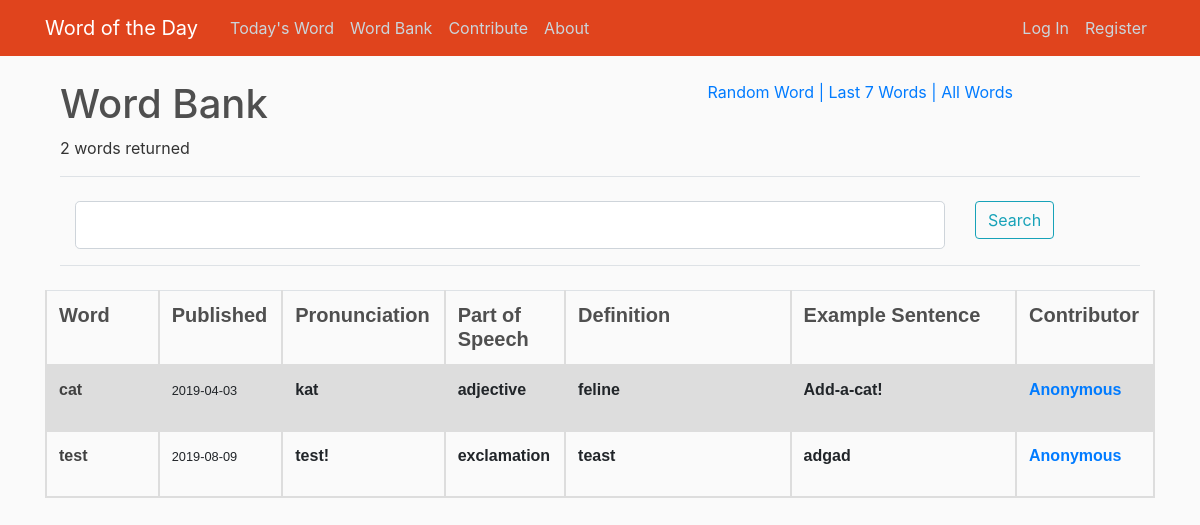
Before: /word_bank/user/0 with the older database file.
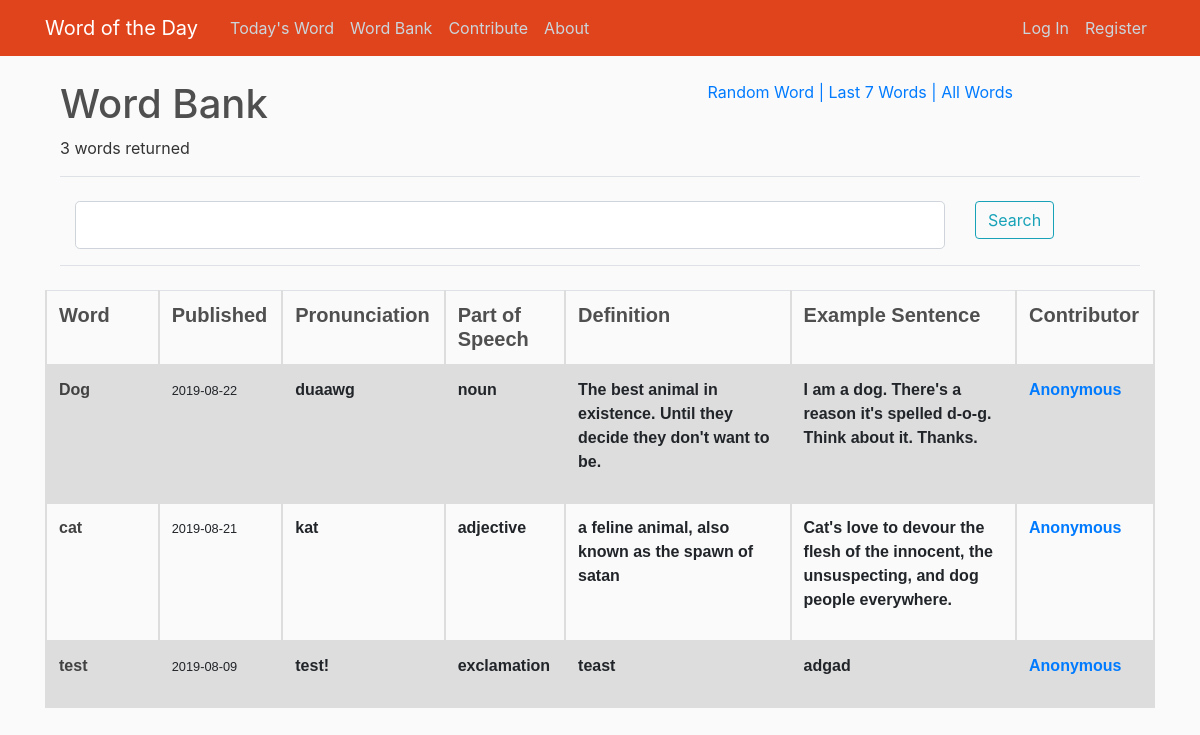
After: the same page with the newer database file.
### wotd/models.py (models this page shows, shortened)
class Word(db.Model):
    id = db.Column(db.Integer, primary_key=True)
    word = db.Column(db.String(100), nullable=False)
    partOfSpeech_id = db.Column(db.Integer, db.ForeignKey('part_of_speech.id'), nullable=False)
    definition = db.Column(db.Text, nullable=False)
    exampleSentence = db.Column(db.Text, nullable=False)
    ipa = db.Column(db.Text, nullable=True)
    date_added = db.Column(db.DateTime, nullable=False, default=datetime.utcnow)
    date_published = db.Column(db.Date, nullable=True)
    user_id = db.Column(db.Integer, db.ForeignKey('user.id'), nullable=True)

class PartOfSpeech(db.Model):
    id = db.Column(db.Integer, primary_key=True)
    partOfSpeech = db.Column(db.String(100), nullable=False)
    words = db.relationship('Word', backref='part_o_speech', lazy=True)

class User(db.Model, UserMixin):
    id = db.Column(db.Integer, primary_key=True)
    username = db.Column(db.String(20), unique=True, nullable=False)
    email = db.Column(db.String(120), unique=True, nullable=False)
    image_file = db.Column(db.String(20), nullable=False, default='default.jpg')
    password = db.Column(db.String(60), nullable=False)
    isAdmin = db.Column(db.Boolean, nullable=False, default=False)
    words = db.relationship('Word', backref='contributor', lazy=True)

### wotd/routes.py (the view)
@app.route("/word_bank/user/<int:user_id>")
def word_bank_user(user_id):
    form = SearchForm()
    if form.validate_on_submit and form.search_data.data is not None:
        return redirect(url_for('word_bank_search', search_term=form.search_data.data))
    else:
        all_words = Word.query.filter_by(user_id=user_id).order_by(Word.word).all()
        words = [x for x in all_words if x.date_published is not None]
        num = str(len(words))
    return render_template('word_bank.html', words=words, form=form, words_number=num)

### wotd/forms.py
class SearchForm(FlaskForm):
    search_data = StringField('Search')
    submit = SubmitField('Search')

### wotd/templates/word_bank.html (shortened to what this page needs)
{% extends "layout.html" %}
{% block content %}
    <div class="container">
        <div class="row">
            <div class="col-md-7">
                <h1>Word Bank</h1>
                {% if words_number == '1' %}
                    <p>1 word returned</p>
                {% else %}
                    <p>{{ words_number + " words returned" }}</p>
                {% endif %}
            </div>
            <div class="col-md-5">
                    <a href="{{ url_for('word_bank_random') }}">Random Word</a>
                    <a href="{{ url_for('word_bank') }}"> | Last 7 Words</a>
                    <a href="{{ url_for('word_bank_search', search_term=' ') }}"> | All Words</a>
            </div>
        </div>
        <div class="row">
            <form method="POST" action="" class="col-md-12 input-group">
                <legend class="border-bottom mb-4">{{ legend }}</legend>
                <div class="form-group col-md-10">
                    <fieldset >
                        <div>
                            {% if form.search_data.errors %}
                                {{ form.search_data(class="form-control form-control-lg is-invalid") }}
                                <div class="invalid-feedback">
                                    {% for error in form.search_data.errors %}
                                        <span> {{ error }} </span>
                                    {% endfor %}
                                </div>
                            {% else %}
                                {{ form.search_data(class="form-control form-control-lg") }}
                            {% endif %}
                        </div>
                    </fieldset>
                </div>
                <div class="form-group col-md-2">
                    {{ form.submit(class="btn btn-outline-info") }}
                </div>
                <legend class="border-bottom mb-4">{{ legend }}</legend>
            </form>
        </div>
    </div>
    <table class="table">
        <colgroup>
            <col class="tbl-col-10" />
            <col class="tbl-col-10" />
            <col class="tbl-col-10" />
            <col class="tbl-col-10" />
            <col class="tbl-col-20" />
            <col class="tbl-col-20" />
            <col class="tbl-col-10" />
        </colgroup>
        <tr class="tr">
            <th><h5 class="article-header">Word</h5></th>
            <th><h5 class="article-header">Published</h5></th>
            <th><h5 class="article-header">Pronunciation</h5></th>
            <th><h5 class="article-header">Part of Speech</h5></th>
            <th><h5 class="article-header">Definition</h5></th>
            <th><h5 class="article-header">Example Sentence</h5></th>
            <th><h5 class="article-header">Contributor</h5></th>
        </tr>
    {% for word in words %}
        <tr class="tr">
            <th>
                <b><a class="article-content" href="{{ url_for('word', word_id = word.id) }}">{{ word.word }}</a></b>
            </th>
            <th>
                <small>{{ word.date_published }}</small>
            </th>
            <th>
                {% if word.ipa %}
                    <p>{{ word.ipa }}</p>
                {% else %}
                    <p> </p>
                {% endif %}
            </th>
            <th>
                <p>{{ word.part_o_speech.partOfSpeech }}</p>
            </th>
            <th class="tbl-col-30">
                <p>{{ word.definition }}</p>
            </th>
            <th class="tbl-col-30">
                <p>{{ word.exampleSentence }}</p>
            </th>
            <th>
                {% if word.contributor %}
                    <a href="{{ url_for('word_bank_user', user_id=word.user_id) }}">{{ word.contributor.username }}</a>
                {% else %}
                    <p>Anonymous</p>
                {% endif %}
            </th>
        </tr>
    {% endfor %}
    </table>
{% endblock content %}

### wotd/templates/layout.html (shortened to what this page needs)
<!DOCTYPE html>
<html lang="en">
  <head>
    <link rel="stylesheet" href="https://stackpath.bootstrapcdn.com/bootstrap/4.3.1/css/bootstrap.min.css">
    <link rel="stylesheet" type="text/css" href="{{ url_for('static', filename='main.css') }}">
  </head>
  <body>
    <header class="site-header">
        <nav class="navbar navbar-expand-md navbar-dark bg-scarlet fixed-top">
            <div class="container">
              <a class="navbar-brand mr-4 nav-item" href="/">Word of the Day</a>
              <div class="collapse navbar-collapse" id="navbarToggle">
                <div class="navbar-nav mr-auto">
                  <a class="nav-item nav-link" href="{{ url_for('home') }}">Today's Word</a>
                  <a class="nav-item nav-link" href="{{ url_for('word_bank') }}">Word Bank</a>
                  <a class="nav-item nav-link" href="{{ url_for('new_word') }}">Contribute</a>
                  <a class="nav-item nav-link" href="{{ url_for('about') }}">About</a>
                </div>
                <div class="navbar-nav">
                  {% if current_user.is_authenticated %}
                    {% if current_user.isAdmin %}
                      <a class="nav-item nav-link" href="{{ url_for('admin') }}">Admin</a>
                    {% endif %}
                    <a class="nav-item nav-link" href="{{ url_for('account') }}">Account</a>
                    <a class="nav-item nav-link" href="{{ url_for('logout') }}">Log Out</a>
                  {% else %}
                    <a class="nav-item nav-link" href="{{ url_for('login') }}">Log In</a>
                    <a class="nav-item nav-link" href="{{ url_for('register') }}">Register</a>
                  {% endif %}
                </div>
              </div>
            </div>
        </nav>
    </header>
    <main role="main" class="container">
      <div class="row">
        <div class="col-md-12">
          {% block content %}{% endblock %}
        </div>
      </div>
    </main>
  </body>
</html>

### wotd/static/main.css (style rules this page uses)
body { background: #fafafa; color: #333333; margin-top: 5rem; }
h1, h2, h3, h4, h5, h6 { color: #4f4f4f; }
.bg-scarlet { background-color: #e0441d; }
.site-header .navbar-nav .nav-link { color: #cbd5db; }
.article-header { font-weight: bold; margin-bottom: 1px }
.article-content { color: #414141 }
.table { font-family: arial, sans-serif; border-collapse: collapse; width: 100%; }
.td, th { border: 2px solid #dddddd; text-align: left; padding: 8px; word-wrap: break-word; }
.tr:nth-child(even) { background-color: #dddddd; }
.tbl-col-10 { width: 10%; }
.tbl-col-20 { width: 20%; }

Changed rows visible on the page:
added Word: word "Dog", date_published "2019-08-22", ipa "duaawg", part_o_speech.partOfSpeech "noun", definition "The best animal in existence. Until they decide they don't want to be.", exampleSentence "I am a dog. There's a reason it's spelled d-o-g. Think about it. Thanks.", contributor.username "Anonymous"
changed Word "cat": date_published "2019-04-03" → "2019-08-21"; definition "feline" → "a feline animal, also known as the spawn of satan"; exampleSentence "Add-a-cat!" → "Cat's love to devour the flesh of the innocent, the unsuspecting, and dog people everywhere."
Other visible differences:
{{ words_number + " words returned" }}: "2 words returned" → "3 words returned"
